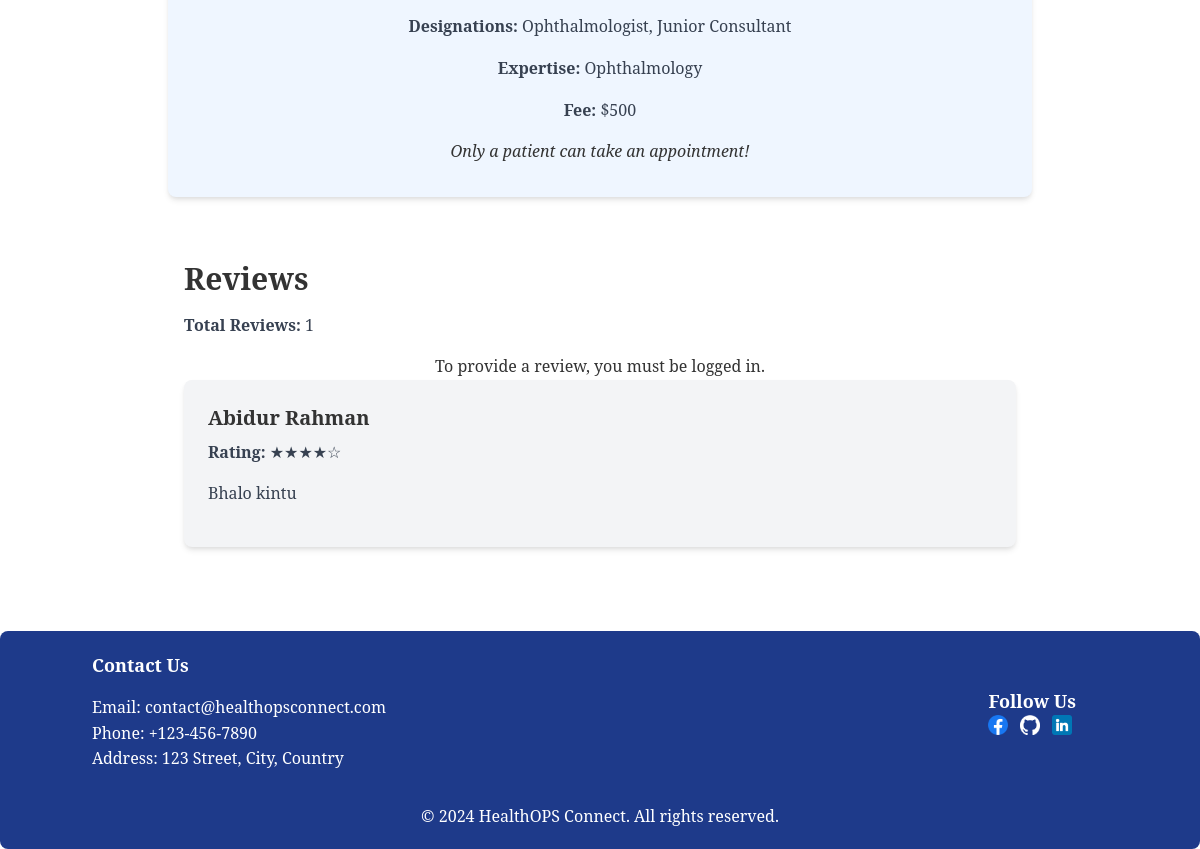
Before: /doctors/details/4/ (lower part) with the older database file.
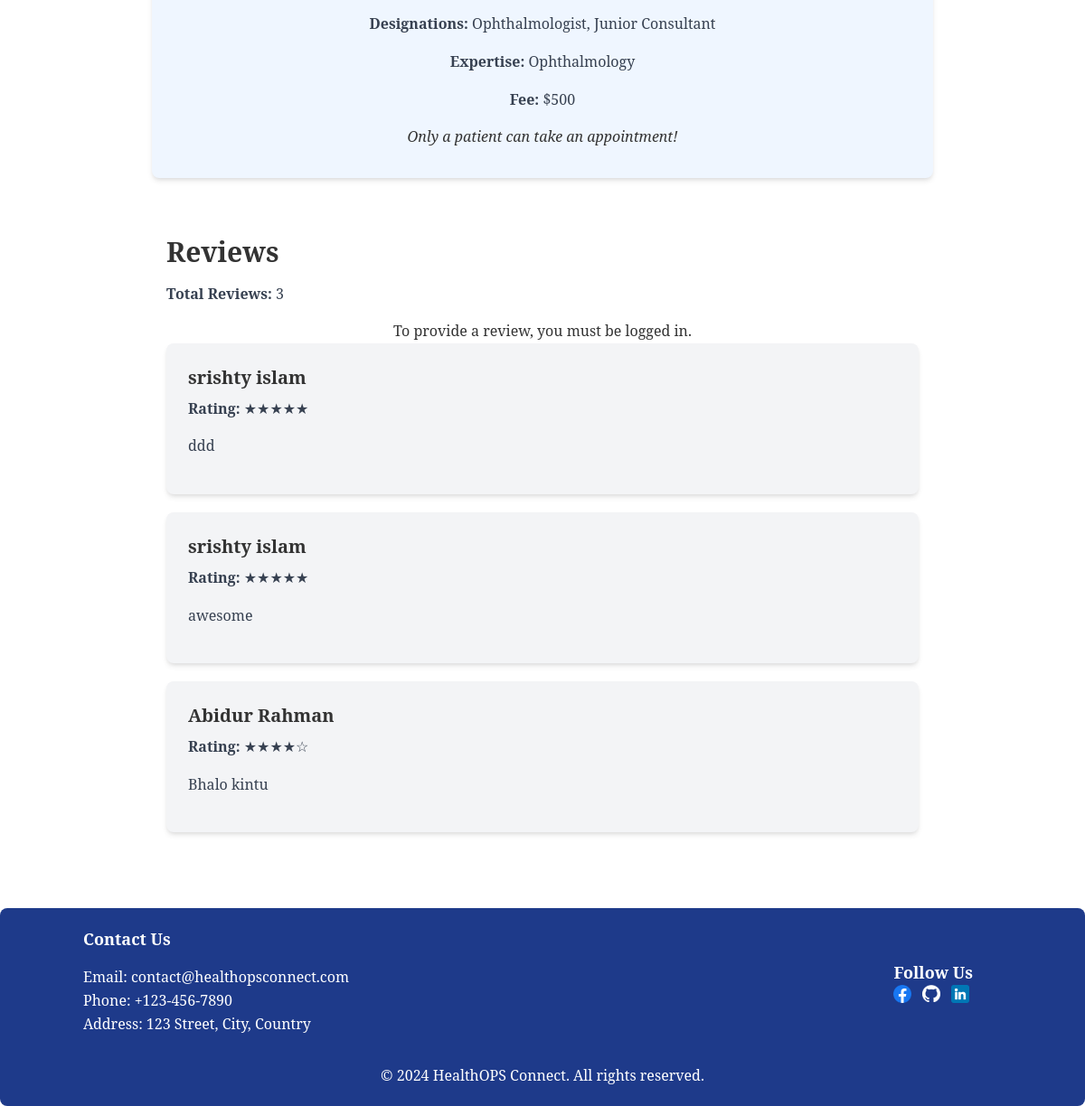
After: the same page with the newer database file.
### doctor/models.py (models this page shows, shortened)
class Designation(models.Model):
    name = models.CharField(max_length=50)
    slug = models.SlugField(max_length=100, unique=True)

class Expertise(models.Model):
    name = models.CharField(max_length=50)
    slug = models.SlugField(max_length=100, unique=True)

class Doctor(models.Model):
    user = models.OneToOneField(User, on_delete=models.CASCADE)
    image = models.ImageField(
        upload_to='doctor/media/uploads/', default='doctor/media/uploads/default.jpg')
    designation = models.ManyToManyField(Designation)
    expertise = models.ManyToManyField(Expertise)
    available_time = models.ManyToManyField(AvailableTime)
    fee = models.IntegerField()
    meet_link = models.URLField(max_length=200)
    user_type = models.CharField(
        default='Doctor', max_length=10, editable=False)

class Review(models.Model):
    reviewer = models.ForeignKey(Patient, on_delete=models.CASCADE)
    doctor = models.ForeignKey(Doctor, on_delete=models.CASCADE)
    body = models.TextField()
    rating = models.CharField(choices=STAR_CHOICES, max_length=5)
    created_at = models.DateTimeField(auto_now_add=True)
    class Meta:
        ordering = ['-created_at']

### patient/models.py (models this page shows, shortened)
class Patient(models.Model):
    user = models.OneToOneField(User, on_delete=models.CASCADE)
    image = models.ImageField(
        upload_to='patient/images/', default='patient/images/default.jpg')
    phone = models.CharField(max_length=11)
    user_type = models.CharField(default='Patient', max_length=10, editable=False)

### doctor/views.py (the view, shortened to what this page needs)
# urls.py: path('details/<int:pk>/', DoctorDetailsView.as_view(), name='doctor_details'),
class DoctorDetailsView(DetailView):
    model = Doctor
    template_name = 'doctor_details.html'
    context_object_name = 'doctor'
    def get_context_data(self, **kwargs):
        context = super().get_context_data(**kwargs)
        context['reviews'] = Review.objects.filter(doctor=self.object)
        context['doctor'] = self.object
        if self.request.user.is_authenticated:
            if hasattr(self.request.user, 'patient'):
                appointment = Appointment.objects.filter(
                    patient=self.request.user.patient, doctor=self.object).first()
                context['appointment'] = appointment
        return context

### doctor/templates/doctor_details.html (shortened to what this page needs)
{% extends 'base.html' %}
{% block content %}
<div class="max-w-4xl mx-auto px-4 py-8">
    <div class="bg-blue-50 rounded-lg shadow-md overflow-hidden">
        <div class="px-6 py-8 text-center">
            <p class="text-gray-700 mb-4"><strong>Designations:</strong>
                {% for designation in doctor.designation.all %}
                {{ designation.name }}{% if not forloop.last %}, {% endif %}
                {% endfor %}
            </p>
            <p class="text-gray-700 mb-4"><strong>Expertise:</strong>
                {% for expertise in doctor.expertise.all %}
                {{ expertise.name }}{% if not forloop.last %}, {% endif %}
                {% endfor %}
            </p>
            <p class="text-gray-700 mb-4"><strong>Fee:</strong> ${{ doctor.fee }}</p>
            {% if request.user.patient.user_type == 'Patient' %}
            <a class="inline-block font-medium text-sm px-4 py-2 leading-none bg-blue-700 rounded text-white hover:border-transparent hover:bg-blue-800 mt-2 lg:mt-0"
                href="{% url 'take_appointment' doctor.id %}">Take Appointment</a>
            {% else %}
            <p class="italic">Only a patient can take an appointment!</p>
            {% endif %}
        </div>
    </div>
    <div class="max-w-4xl mx-auto px-4 py-8">
        <h1 class="text-3xl font-bold mt-8 mb-4">Reviews</h1>
        <p class="text-gray-700 mb-4"><strong>Total Reviews:</strong> {{ reviews | length }}</p>
        <div class="w-full">
            {% if request.user.is_authenticated %}
            {% if request.user.patient == appointment.patient and doctor == appointment.doctor and appointment.appointment_status == 'Completed' %}
            <div class="bg-gray-100 p-6 rounded-lg shadow-md mb-5">
                <h3 class="text-xl font-bold mb-2">Post a Review</h3>
                <form method="post" action="" class="space-y-4">
                    {% csrf_token %}
                    <div>
                        <label for="rating" class="block text-gray-700 font-bold mb-2">Rating:</label>
                        <select name="rating" id="rating"
                            class="block w-full bg-gray-100 border border-gray-300 rounded py-2 px-4 leading-tight focus:outline-none focus:bg-white focus:border-gray-500">
                            <option value="★☆☆☆☆">★☆☆☆☆</option>
                            <option value="★★☆☆☆">★★☆☆☆</option>
                            <option value="★★★☆☆">★★★☆☆</option>
                            <option value="★★★★☆">★★★★☆</option>
                            <option value="★★★★★">★★★★★</option>
                        </select>
                    </div>
                    <div>
                        <label for="body" class="block text-gray-700 font-bold mb-2">Review:</label>
                        <textarea name="body" id="body" rows="5"
                            class="resize-none block w-full bg-gray-100 border border-gray-300 rounded py-2 px-4 leading-tight focus:outline-none focus:bg-white focus:border-gray-500"></textarea>
                    </div>
                    <button type="submit"
                        class="bg-blue-500 hover:bg-blue-600 text-white font-bold py-2 px-4 rounded focus:outline-none focus:shadow-outline">Submit
                        Review</button>
                </form>
            </div>
            {% else %}
            <p class="text-center">To provide a review, you must schedule an appointment with this doctor.</p>
            {% endif %}
            {% else %}
            <p class="text-center">To provide a review, you must be logged in.</p>
            {% endif %}
            {% for review in reviews %}
            <div class="bg-gray-100 p-6 rounded-lg shadow-md mb-5">
                <h3 class="text-xl font-bold mb-2">{{ review.reviewer.user.first_name }}
                    {{review.reviewer.user.last_name }}</h3>
                <p class="text-gray-700 mb-4"><strong>Rating:</strong> {{ review.rating }}</p>
                <p class="text-gray-700 mb-4">{{ review.body }}</p>
            </div>
            {% endfor %}
        </div>
    </div>
</div>
</div>
{% endblock %}

### templates/base.html (shortened to what this page needs)
{% load static %}
<!DOCTYPE html>
<html lang="en">
<head>
    <link rel="stylesheet" href="https://unpkg.com/tailwindcss@2.2.19/dist/tailwind.min.css" />
    <link rel="stylesheet" href="{% static 'css/style.css' %}" />
</head>
<body>
    <div class="min-h-screen">{% block content %} {% endblock %}</div>
    {% include 'footer.html' %}
</body>
</html>

### templates/footer.html
{% load static %}
<footer class="bg-blue-900 text-white py-5 px-10 rounded-lg">
    <div class="container mx-auto flex flex-col md:flex-row justify-between items-center px-1">
        <div class="mb-8 md:mb-0">
            <h2 class="text-lg font-semibold mb-4">Contact Us</h2>
            <ul>
                <li>Email: contact@healthopsconnect.com</li>
                <li>Phone: +123-456-7890</li>
                <li>Address: 123 Street, City, Country</li>
            </ul>
        </div>
        <div>
            <h2 class="text-lg font-semibold mb-4 md:mb-0 md:mr-8">Follow Us</h2>
            <div class="flex gap-3">
                <a href="#">
                    <img src="{% static 'icons/fb.webp' %}" alt="facebook" class="w-5" />
                </a>
                <a href="#">
                    <img src="{% static 'icons/github.png' %}" alt="github" class="w-5" />
                </a>
                <a href="https://www.linkedin.com/in/md-junaidul-islam/">
                    <img src="{% static 'icons/linkedin.png' %}" alt="linkedin" class="w-5" />
                </a>
            </div>
        </div>
    </div>
    <div class="mt-8 text-center">
        <p>&copy; 2024 HealthOPS Connect. All rights reserved.</p>
    </div>
</footer>

### static/css/style.css (style rules this page uses)
body { font-family: "Noto Serif", serif; font-size: 16px; line-height: 1.6; color: #333; margin: 0; padding: 0; }

Changed rows visible on the page:
added Review: reviewer.user.first_name "srishty", reviewer.user.last_name "islam", rating "★★★★★", body "ddd"
added Review: reviewer.user.first_name "srishty", reviewer.user.last_name "islam", rating "★★★★★", body "awesome"
Other visible differences:
{{ reviews | length }}: "1" → "3"
